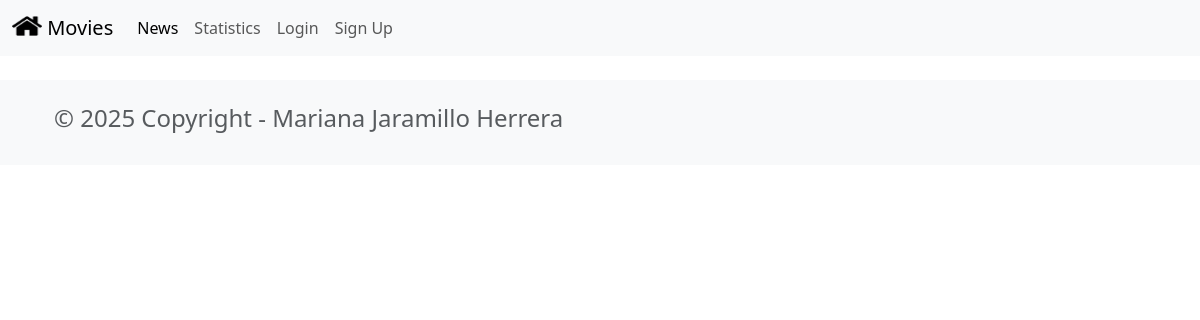
The page /news/ on the database as committed earlier.
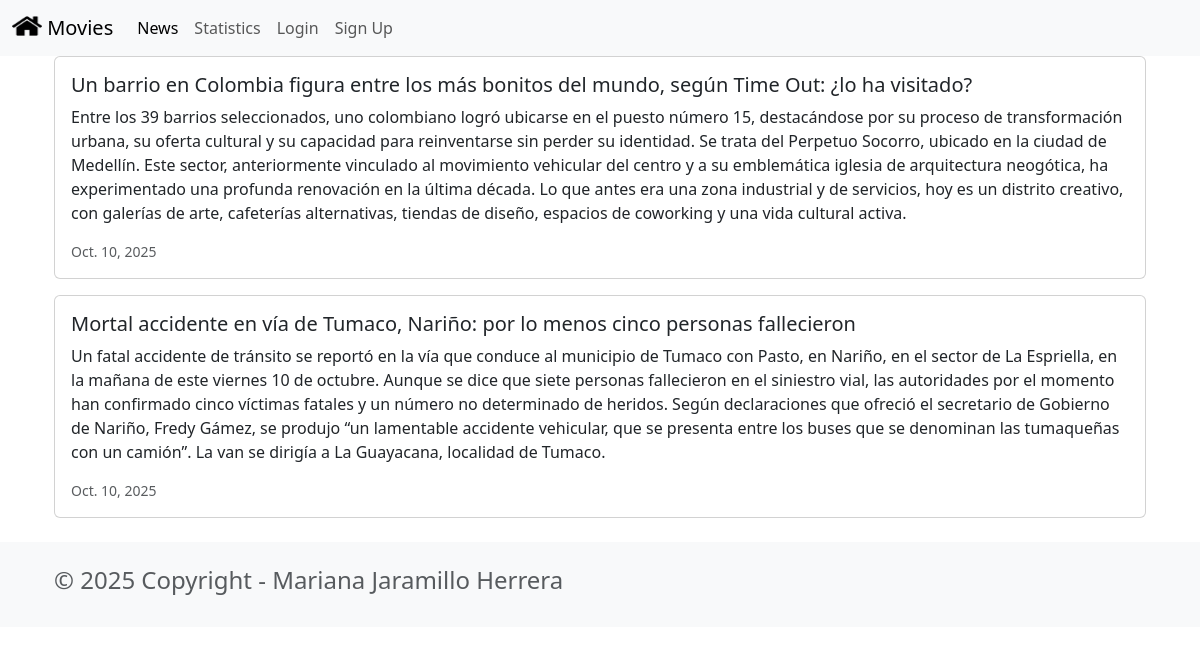
The same page on the database as committed later.
### news/models.py (models this page shows, shortened)
class News(models.Model):
    headline = models.CharField(max_length=200)
    body = models.TextField()
    date = models.DateField()

### news/views.py (the view)
# urls.py: path('news/', include('news.urls')),
def news(request):
    newss = News.objects.all().order_by('-date')
    return render(request, 'news.html', {'newss': newss})

### news/templates/news.html
{% extends 'base.html' %}
{% block content %}
<div class="container">
    {% for news in newss %}
    <div class="card mb-3">
        <div class="row g-0">
            <div>
                <div class="card-body">
                    <h5 class="card-title">{{ news.headline }}</h5>
                    <p class="card-text">{{ news.body }}</p>
                    <p class="card-text"><small class="text-muted">{{ news.date }}</small></p>
                </div>
            </div>
        </div>
    </div>
    {% endfor %}
</div>
{% endblock content %}

### moviereviews/templates/base.html (shortened to what this page needs)
<head>
    <link
        href="https://cdn.jsdelivr.net/npm/bootstrap@5.3.8/dist/css/bootstrap.min.css"
        rel="stylesheet"
>
</head>
<nav class="navbar navbar-expand-lg bg-body-tertiary">
  <div class="container-fluid">
    <a class="navbar-brand" href="{% url 'home' %}">
      {% load static %}
      <img src="{% static 'images/home.png' %}" alt="" width="30"
height="24"
         class="d-inline-block align-text-top" />
      Movies
    </a>
  <div class="collapse navbar-collapse" id="navbarSupportedContent">
    <ul class="navbar-nav mr-auto mb-2 mb-lg-0">
      <li class="nav-item">
        <a class="nav-link active" aria-current="page" href="{% url 'news' %}">News</a>
      </li>
      <li class="nav-item">
        <a class="nav-link" href="{% url 'statistics' %}">Statistics</a>
      </li>
      <li class="nav-item">
        <a class="nav-link" href="#">Login</a>
      </li>
      <li class="nav-item">
        <a class="nav-link" href="#" >Sign Up</a>
      </li>
    </ul>
  </div>
 </div>
</nav>
<div class="container">
    {% block content %}
    {% endblock %}
</div>
<footer class="text center text-lg-start bg-light text-muted mt-4">
  <div class="container">
    <div class="row">
      <div class="text center p-4">
        <h4> © 2025 Copyright - Mariana Jaramillo Herrera </h4>
      </div>
    </div>
  </div>
</footer>

Rows that differ between the two databases and show on the page:
added News: headline "Un barrio en Colombia figura entre los más bonitos del mundo, según Time Out: ¿lo ha visitado?", body "Entre los 39 barrios seleccionados, uno colombiano logró ubicarse en el puesto número 15, destacándose por su proceso de transformación urbana, su oferta cultural y su capacidad para reinventarse sin perder su identidad. Se trata del Perpetuo Socorro, ubicado en la ciudad de Medellín. Este sector, anteriormente vinculado al movimiento vehicular del centro y a su emblemática iglesia de arquitectura neogótica, ha experimentado una profunda renovación en la última década. Lo que antes era una zona industrial y de servicios, hoy es un distrito creativo, con galerías de arte, cafeterías alternativas, tiendas de diseño, espacios de coworking y una vida cultural activa.", date "Oct. 10, 2025"
added News: headline "Mortal accidente en vía de Tumaco, Nariño: por lo menos cinco personas fallecieron", body "Un fatal accidente de tránsito se reportó en la vía que conduce al municipio de Tumaco con Pasto, en Nariño, en el sector de La Espriella, en la mañana de este viernes 10 de octubre. Aunque se dice que siete personas fallecieron en el siniestro vial, las autoridades por el momento han confirmado cinco víctimas fatales y un número no determinado de heridos. Según declaraciones que ofreció el secretario de Gobierno de Nariño, Fredy Gámez, se produjo “un lamentable accidente vehicular, que se presenta entre los buses que se denominan las tumaqueñas con un camión”. La van se dirigía a La Guayacana, localidad de Tumaco.", date "Oct. 10, 2025"
